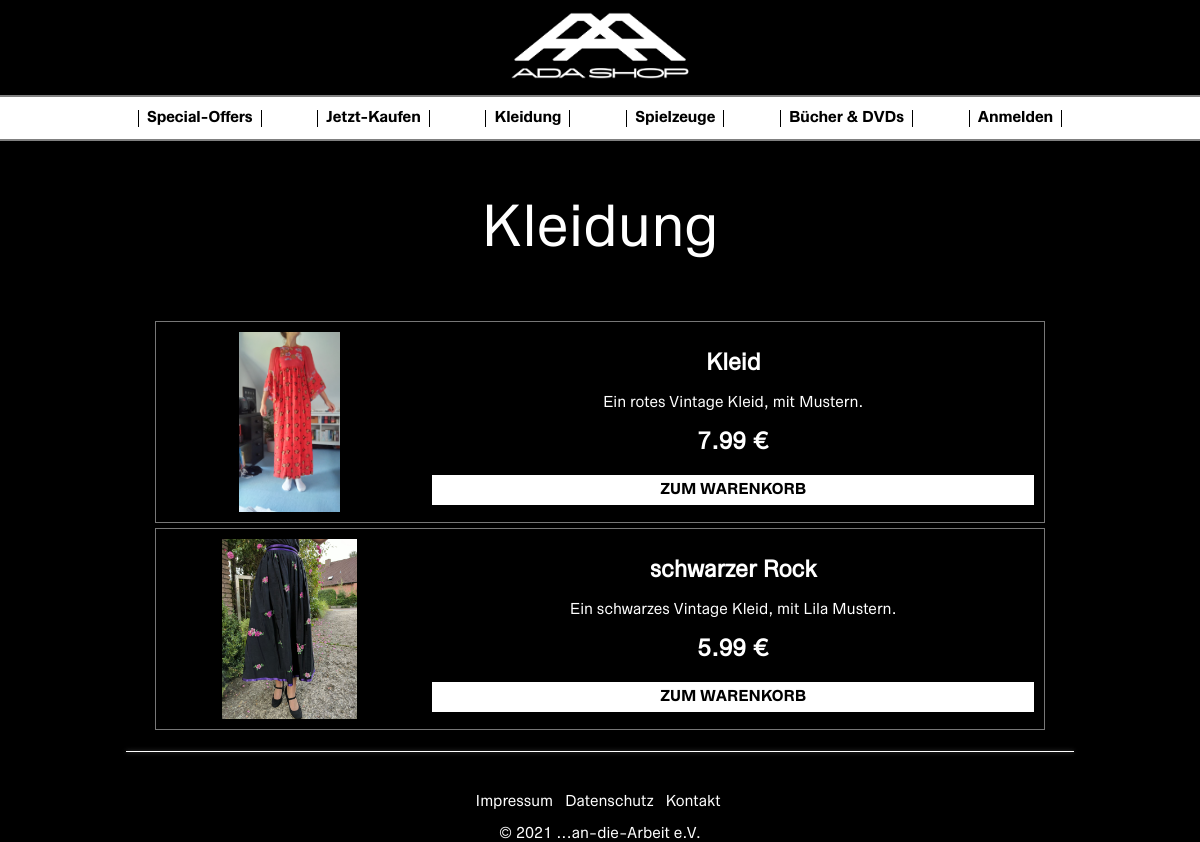
Screenshot of /kleidung.php with the database file from the repository.
### tables this page shows
CREATE TABLE IF NOT EXISTS tblBild (
	bildPfad VARCHAR( 255 ) NOT NULL,
	f_artID INT UNSIGNED NOT NULL,
	FOREIGN KEY ( f_artID ) REFERENCES tblArtikel ( p_artID )
);

CREATE TABLE IF NOT EXISTS tblArtikel (
	p_artID INT UNSIGNED NOT NULL AUTO_INCREMENT PRIMARY KEY,
	artName VARCHAR( 60 ) NOT NULL,
	artBeschreibung TEXT,
	artBestand INT UNSIGNED NOT NULL,
	artPreis DECIMAL( 7,2 ) NOT NULL,
	f_zustID INT UNSIGNED NOT NULL,
	f_katID INT UNSIGNED NOT NULL,
	FOREIGN KEY ( f_zustID ) REFERENCES tblZustand ( p_zustID ),
	FOREIGN KEY ( f_katID ) REFERENCES tblKategorie ( p_katID )
);

### kleidung.php (the view, shortened to what this page needs)
<?php
include(dirname(__FILE__)."/dbconnection.php");
?>
<!DOCTYPE html>
<html lang="de">
<head>
    <link rel="stylesheet" type="text/css" href="/css/main-stylesheet.css">
    <link rel="stylesheet" type="text/css" href="css/navbar.css">
</head>
<body>
    <header>
            <a href="../index.php">
                <img src="../images/adashoplogo.png" width="230px">
            </a>
            <br>
            <nav>
                                <div class="appleNav">
                                    <ul>
                                        <li><a href="/specialoffer.php">Special-Offers</a></li>
                                        <li><a href="/buy.php">Jetzt-Kaufen</a></li>
                                        <li><a href="/kleidung.php">Kleidung</a></li>
                                        <li><a href="/spielsachen.php">Spielzeuge</a></li>
                                        <li><a href="/books_dvds.php">Bücher & DVDs</a></li>
                                        <?php
    if (isset($_SESSION['loggedin']) && $_SESSION['loggedin'] == true) {
        echo "<li><a href='/login/shoppingcart.php'>Warenkorb</a></li>";
    }else {
        echo "<li><a href='/login/login.php'>Anmelden</a></li>";
    }
    ?>
                                    </ul>
                                </div>
            </nav>
    </header>
<main>
<p style="font-size:45pt">
Kleidung
</p>
<div class="galleryWrapper">
<?php
$abfrage_produkte = "SELECT *
                     FROM tblArtikel
                     LEFT JOIN tblBild ON tblArtikel.p_artID = tblBild.f_artID
                     WHERE f_katID = 1 ";
$result = $con->query($abfrage_produkte);
if ($result->num_rows > 0) {
    while($row = $result->fetch_assoc()) {
        echo "
        <div class='row'>
          <div class='column1' style='background-color:transparent;'>
        <img src='" . $row["bildPfad"] . "' alt='" . $row["artName"] . "' height='180'>
          </div>
          <div class='column2' style='background-color:black;'>
            <h2>" . $row["artName"] . "</h2>
            <p>" . $row["artBeschreibung"] . "</p>
            <h2>" . $row["artPreis"] . " €</h2>
            <button onclick='/* BESTELLUNG HIER ERSTELLEN */' style='width:100%;height:30px;margin-top:0px'>ZUM WARENKORB</button>
            </div>
        </div>";
    }
} else {
    echo "<p>Aktuell keine Produkte verfügbar :( </p>";
}
?>
  </div>
</main>
    <footer><br>
            <div class="blur-rule"></div>
            <br><br>
            <a href="impressum.php">Impressum&nbsp;&nbsp;</a>
            <a href="datenschutz.php">Datenschutz&nbsp;&nbsp;</a>
            <a href="kontakt.php">Kontakt&nbsp;</a>
        <br><br>
            <p>© </p>
            <p><script>document.write(new Date().getFullYear())</script></p>
            <p>...an-die-Arbeit e.V.</p>
    </footer>
</body>
</html>

### css/main-stylesheet.css (style rules this page uses)
html { --scrollbarBG: #111111; --thumbBG: #777777; font-family: 'Zwizz Regular'; background-color: #000000; color: white; text-align: center; }
body { scrollbar-width: thin; scrollbar-color: var(--thumbBG) var(--scrollbarBG); margin: 0; }
a { color: black; text-decoration: none; transition: 0.7s cubic-bezier(0.165, 0.84, 0.44, 1); }
button { border: none; background-color: #ffffff; color: black; font-size: 12pt; font-family: 'Zwizz Bold'; transition: 0.7s cubic-bezier(0.165, 0.84, 0.44, 1); }
main { margin-top: 20px; }
footer { width: 100%; text-align:center; color: white; overflow: hidden; }
footer a { color: white; font-size: 12pt; display: inline; transition: 0.4s cubic-bezier(0.165, 0.84, 0.44, 1); }
footer p { display: inline; font-size: 12pt; }
.blur-rule { text-align: center; height: 1px; width: 79%; background-color: #ffffff; margin: 20px 0; display: block; margin: auto; -webkit-box-shadow: 0 0 4px 0 #666; -moz-box-shadow: 0 0 4px 0 #666; box-shadow: 0 0 4px 0 #666; margin-bottom: 10px; }
div.galleryWrapper { margin: auto; width: 75%; }
.column1,.column2 { box-sizing: border-box; padding:0px; }
.column1 { float: left; text-align:center; padding-top:10px; width: 30%; height: 200px; }
.column2 { float: left; width: 70%; padding: 10px; height: 200px; }
.row { border: 1px solid #777; transition: .6s ease; margin: 5px; }
.row:after { content: ""; display: table; clear: both; }

### css/navbar.css (style rules this page uses)
nav { height: 42px; background: #ffffff; font-family: Zwizz Bold; border-bottom: 2px solid grey; border-top: 2px solid grey; }
nav ul { display: flex; height: 44px; justify-content: space-around; align-items: center; padding: 0; margin: 0 auto; list-style-type: none; }
.appleNav { max-width: 980px; margin: 0 auto; }
nav li { border-right: 0.75px solid black; border-left: 0.75px solid black; height: 40%; padding-left: 8px; padding-right: 8px; }

### rows the page displays
tblbild: bildPfad (picture), f_artID.artName "Kleid", f_artID.artBeschreibung "Ein rotes Vintage Kleid, mit Mustern.", f_artID.artPreis "7.99"
tblbild: bildPfad (picture), f_artID.artName "schwarzer Rock", f_artID.artBeschreibung "Ein schwarzes Vintage Kleid, mit Lila Mustern.", f_artID.artPreis "5.99"
